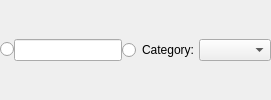
            <widget class="QWidget" name="widget_3" native="true">
             <property name="sizePolicy">
              <sizepolicy hsizetype="Expanding" vsizetype="Preferred">
               <horstretch>0</horstretch>
               <verstretch>0</verstretch>
              </sizepolicy>
             </property>
             <property name="minimumSize">
              <size>
               <width>0</width>
               <height>30</height>
              </size>
             </property>
             <layout class="QHBoxLayout" name="horizontalLayout_10">
              <property name="spacing">
               <number>0</number>
              </property>
              <property name="leftMargin">
               <number>0</number>
              </property>
              <property name="topMargin">
               <number>0</number>
              </property>
              <property name="rightMargin">
               <number>0</number>
              </property>
              <property name="bottomMargin">
               <number>0</number>
              </property>
              <item>
               <widget class="QRadioButton" name="rbFilterByDesc">
                <property name="text">
                 <string/>
                </property>
               </widget>
              </item>
              <item>
               <widget class="MibitLineEdit" name="editItemCode">
                <property name="sizePolicy">
                 <sizepolicy hsizetype="Expanding" vsizetype="Fixed">
                  <horstretch>0</horstretch>
                  <verstretch>0</verstretch>
                 </sizepolicy>
                </property>
                <property name="minimumSize">
                 <size>
                  <width>0</width>
                  <height>0</height>
                 </size>
                </property>
                <property name="maximumSize">
                 <size>
                  <width>16777215</width>
                  <height>16777215</height>
                 </size>
                </property>
                <property name="frame">
                 <bool>true</bool>
                </property>
               </widget>
              </item>
              <item>
               <widget class="QRadioButton" name="rbFilterByCategory">
                <property name="text">
                 <string>Category:</string>
                </property>
               </widget>
              </item>
              <item>
               <widget class="QComboBox" name="comboFilterByCategory">
                <property name="sizePolicy">
                 <sizepolicy hsizetype="Minimum" vsizetype="Fixed">
                  <horstretch>0</horstretch>
                  <verstretch>0</verstretch>
                 </sizepolicy>
                </property>
                <property name="maximumSize">
                 <size>
                  <width>16777215</width>
                  <height>16777215</height>
                 </size>
                </property>
               </widget>
              </item>
             </layout>
             <zorder>comboFilterByCategory</zorder>
             <zorder>rbFilterByDesc</zorder>
             <zorder>rbFilterByCategory</zorder>
             <zorder>editItemCode</zorder>
            </widget>
